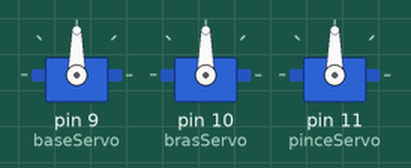
The sketch below on a simulated Arduino Uno, built with avr-gcc and run on an emulated ATmega328P. Shown: 3 × servo.

Above: at 0.1 s.
At 18.1 s:
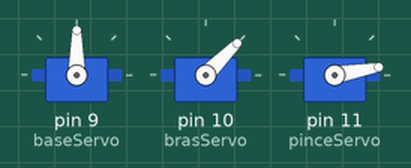
At 39.1 s:
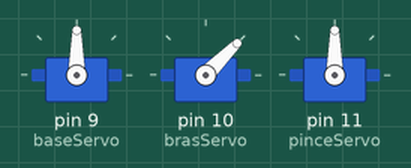
Timing chart, 0 to 40.0 s (numbered marks = the images above):
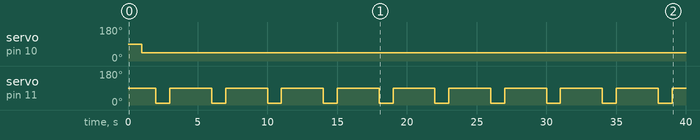

Measured:
- by itself, servo on pin 10 (brasServo): 90° → 45° at 1.0 s
- by itself, servo on pin 11 (pinceServo): alternates 90° for 3.0 s and 10° for 1.0 s

The sketch:

brasRobotique.ino
```cpp
#include <Servo.h>

Servo baseServo;
Servo brasServo;
Servo pinceServo;

void setup() {
  baseServo.attach(9);  // Connecte le servomoteur de la base à la broche 9
  brasServo.attach(10); // Connecte le servomoteur du bras à la broche 10
  pinceServo.attach(11); // Connecte le servomoteur de la pince à la broche 11
}

void loop() {
  // Mouvement de la base
  baseServo.write(90);  // Positionne la base à 90 degrés
  delay(1000);

  // Mouvement du bras
  brasServo.write(45);  // Positionne le bras à 45 degrés
  delay(1000);

  // Mouvement de la pince
  pinceServo.write(10);  // Ferme la pince
  delay(1000);
  pinceServo.write(90);  // Ouvre la pince
  delay(1000);
}
```
